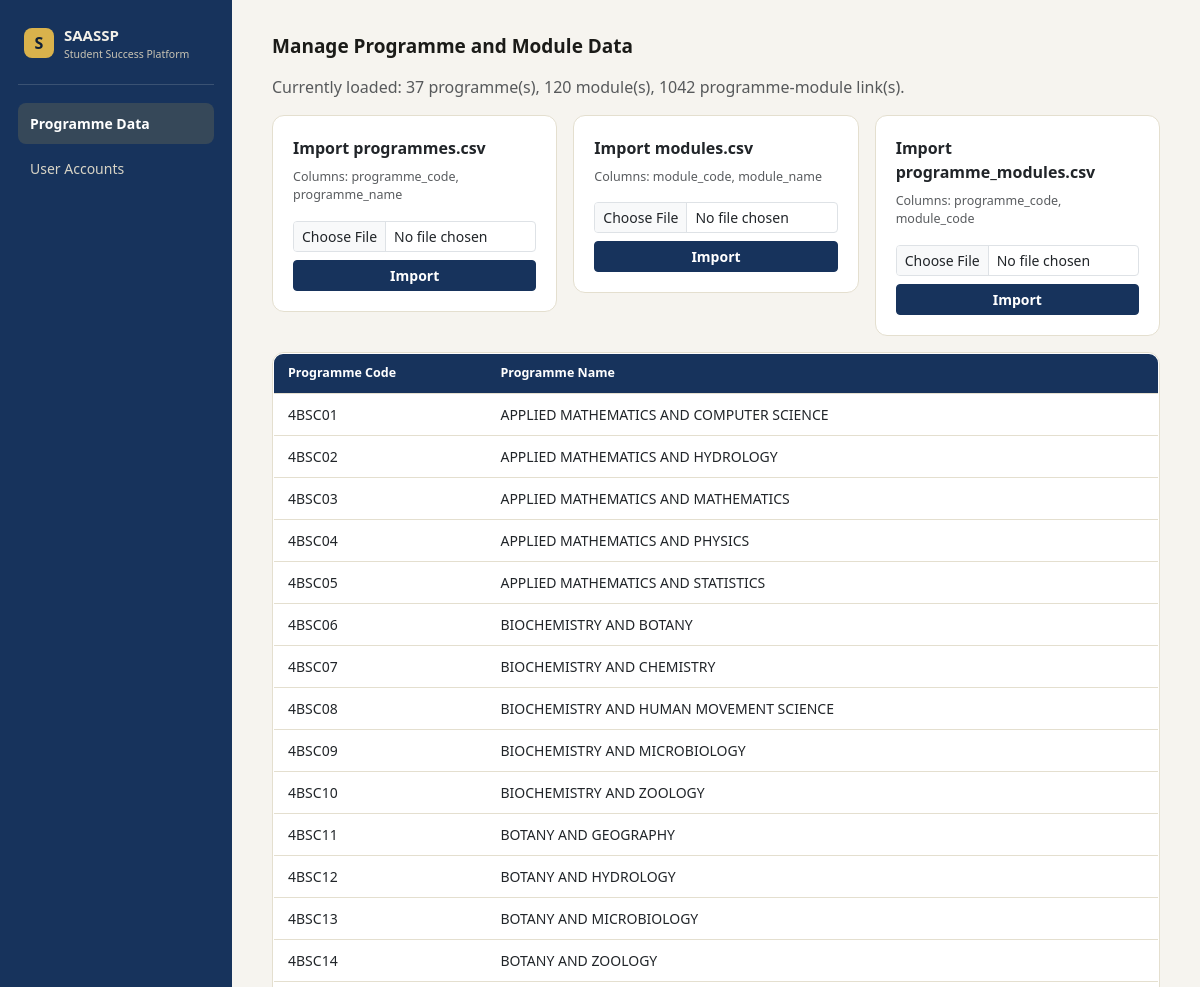
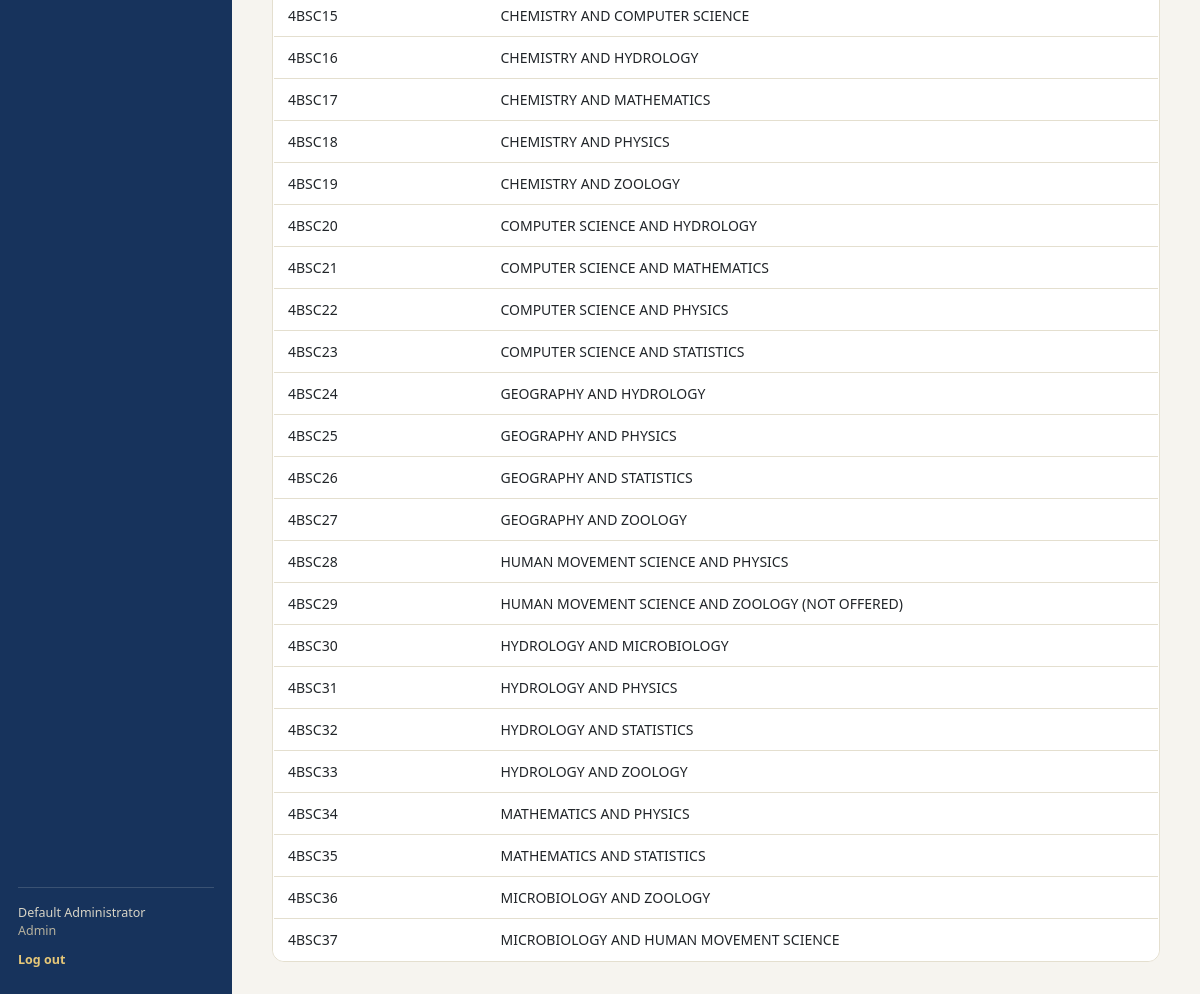
/admin/programmes (signed in), run on the app's committed database (2 pictures, top to bottom).
### app/models.py (models this page shows, shortened)
class User(db.Model, UserMixin):
    __tablename__ = "users"
    id = db.Column(db.Integer, primary_key=True)          # UserID*#^
    name = db.Column(db.String(100), nullable=False)      # Name*
    email = db.Column(db.String(100), unique=True, nullable=False)  # Email*#
    role = db.Column(db.String(20), nullable=False)       # Role*# : student|academic_staff|admin
    password_hash = db.Column(db.String(255), nullable=False)  # PasswordHash*^
    student_modules = db.relationship("StudentModule", backref="student", lazy=True,
                                       foreign_keys="StudentModule.student_id")

class Programme(db.Model):
    __tablename__ = "programmes"
    programme_code = db.Column(db.String(10), primary_key=True)  # ProgrammeCode*#
    programme_name = db.Column(db.String(150), nullable=False)   # ProgrammeName*
    modules = db.relationship("ProgrammeModule", backref="programme", lazy=True)

### app/admin.py (the view, shortened to what this page needs)
@admin_bp.route("/programmes", methods=["GET", "POST"])
@login_required
def programmes():
    _require_admin()
    programmes = Programme.query.order_by(Programme.programme_code).all()
    modules_count = Module.query.count()
    links_count = ProgrammeModule.query.count()
    return render_template("admin_programmes.html", programmes=programmes,
                            modules_count=modules_count, links_count=links_count)

### app/admin.py (called while the page is built)
def _require_admin():
    if current_user.role != "admin":
        abort(403)

### app/templates/admin_programmes.html (shortened to what this page needs)
{% extends "base.html" %}
{% block content %}
<div class="section-title">Manage Programme and Module Data</div>
<p class="text-muted">Currently loaded: {{ programmes|length }} programme(s), {{ modules_count }} module(s), {{ links_count }} programme-module link(s).</p>
<div class="row g-3">
  <div class="col-md-4">
    <div class="card">
      <div style="font-weight:700; margin-bottom:8px;">Import programmes.csv</div>
      <p class="text-muted" style="font-size:12.5px;">Columns: programme_code, programme_name</p>
      <form method="post" enctype="multipart/form-data">
        <input type="file" name="csv_file" accept=".csv" class="form-control form-control-sm mb-2" required>
        <button type="submit" class="btn btn-navy text-white btn-sm w-100">Import</button>
      </form>
    </div>
  </div>
  <div class="col-md-4">
    <div class="card">
      <div style="font-weight:700; margin-bottom:8px;">Import modules.csv</div>
      <p class="text-muted" style="font-size:12.5px;">Columns: module_code, module_name</p>
      <form method="post" enctype="multipart/form-data">
        <input type="file" name="csv_file" accept=".csv" class="form-control form-control-sm mb-2" required>
        <button type="submit" class="btn btn-navy text-white btn-sm w-100">Import</button>
      </form>
    </div>
  </div>
  <div class="col-md-4">
    <div class="card">
      <div style="font-weight:700; margin-bottom:8px;">Import programme_modules.csv</div>
      <p class="text-muted" style="font-size:12.5px;">Columns: programme_code, module_code</p>
      <form method="post" enctype="multipart/form-data">
        <input type="file" name="csv_file" accept=".csv" class="form-control form-control-sm mb-2" required>
        <button type="submit" class="btn btn-navy text-white btn-sm w-100">Import</button>
      </form>
    </div>
  </div>
</div>
<div class="card mt-3" style="padding:0; overflow:hidden;">
  <table class="saassp-table">
    <thead><tr><th>Programme Code</th><th>Programme Name</th></tr></thead>
    <tbody>
    {% for p in programmes %}
      <tr><td>{{ p.programme_code }}</td><td>{{ p.programme_name }}</td></tr>
    {% else %}
      <tr><td colspan="2" class="text-muted">No programmes loaded yet.</td></tr>
    {% endfor %}
    </tbody>
  </table>
</div>
{% endblock %}

### app/templates/base.html (shortened to what this page needs)
<!doctype html>
<html lang="en">
<head>
  <link href="https://cdn.jsdelivr.net/npm/bootstrap@5.3.3/dist/css/bootstrap.min.css" rel="stylesheet">
  <link href="{{ url_for('static', filename='css/style.css') }}" rel="stylesheet">
</head>
<body>
{% if current_user.is_authenticated %}
<div class="app-shell">
  <nav class="sidebar">
    <div class="brand">
      <div class="brand-mark">S</div>
      <div>
        <div class="brand-title">SAASSP</div>
        <div class="brand-sub">Student Success Platform</div>
      </div>
    </div>
    <div class="nav-links">
      {% if current_user.role == 'student' %}
        <a href="{{ url_for('student.dashboard') }}" class="{{ 'active' if request.endpoint == 'student.dashboard' }}">Dashboard</a>
        <a href="{{ url_for('student.select_programme') }}" class="{{ 'active' if request.endpoint in ['student.select_programme','student.select_modules'] }}">My Modules</a>
      {% elif current_user.role == 'academic_staff' %}
        <a href="{{ url_for('staff.student_list') }}" class="{{ 'active' if request.endpoint and request.endpoint.startswith('staff.') }}">Students</a>
      {% elif current_user.role == 'admin' %}
        <a href="{{ url_for('admin.programmes') }}" class="{{ 'active' if request.endpoint == 'admin.programmes' }}">Programme Data</a>
        <a href="{{ url_for('admin.users') }}" class="{{ 'active' if request.endpoint == 'admin.users' }}">User Accounts</a>
      {% endif %}
    </div>
    <div class="sidebar-footer">
      <div class="who">{{ current_user.name }}<br><span class="role-tag">{{ current_user.role.replace('_',' ') }}</span></div>
      <a href="{{ url_for('auth.logout') }}" class="logout-link">Log out</a>
    </div>
  </nav>
  <main class="content">
    {% block content %}{% endblock %}
  </main>
</div>
{% endif %}
</body>
</html>

### app/static/css/style.css (style rules this page uses)
:root { --navy: #17335C; --navy-dark: #0F2038; --gold: #D9B24C; --ivory: #F6F4EF; --card-border: #E4DFCF; --muted: #6B6656; --text: #1B1B18; --very-safe: #0F5FA6; --safe: #2E7DB8; --generally-safe: #5FA8D3; --pass-risk: #D98C2B; --danger: #C1560A; --critical: #A63603; }
body { margin: 0; font-family: 'Segoe UI', system-ui, -apple-system, sans-serif; background: var(--ivory); color: var(--text); }
.app-shell { display: flex; min-height: 100vh; }
.sidebar { width: 232px; flex: none; background: var(--navy); color: #F3F1EA; display: flex; flex-direction: column; padding: 24px 18px; }
.brand { display: flex; align-items: center; gap: 10px; padding: 0 6px 22px 6px; border-bottom: 1px solid rgba(243,241,234,0.16); margin-bottom: 18px; }
.brand-mark { width: 30px; height: 30px; border-radius: 8px; background: var(--gold); color: var(--navy-dark); font-weight: 800; display: flex; align-items: center; justify-content: center; }
.brand-title { font-weight: 800; font-size: 15px; }
.brand-sub { font-size: 10.5px; color: #C9C4B4; }
.nav-links { display: flex; flex-direction: column; gap: 4px; }
.nav-links a { color: #D8D4C6; text-decoration: none; font-weight: 500; font-size: 14px; padding: 10px 12px; border-radius: 8px; }
.nav-links a.active { background: rgba(217,178,76,0.16); color: #FFFFFF; font-weight: 700; }
.sidebar-footer { margin-top: auto; padding-top: 16px; border-top: 1px solid rgba(243,241,234,0.16); font-size: 12.5px; }
.who { color: #D8D4C6; margin-bottom: 10px; }
.role-tag { text-transform: capitalize; color: #B7B29E; }
.logout-link { color: #E7C878; text-decoration: none; font-weight: 600; }
.content { flex: 1; padding: 32px 40px; max-width: 1200px; }
.card { background: #FFFFFF; border: 1px solid var(--card-border); border-radius: 12px; padding: 20px; }
.btn-navy { background: var(--navy); border-color: var(--navy); font-weight: 700; }
.section-title { font-weight: 700; font-size: 19px; margin-bottom: 14px; }
table.saassp-table { width: 100%; border-collapse: collapse; background: #fff; border: 1px solid var(--card-border); border-radius: 10px; overflow: hidden; }
table.saassp-table th { background: var(--navy); color: #fff; text-align: left; padding: 10px 14px; font-size: 12.5px; }
table.saassp-table td { padding: 10px 14px; border-top: 1px solid var(--card-border); font-size: 14px; }

### data on the page
User: name "Default Administrator", role.replace "Admin"
Programme: programme_code "4BSC01", programme_name "APPLIED MATHEMATICS AND COMPUTER SCIENCE"
Programme: programme_code "4BSC02", programme_name "APPLIED MATHEMATICS AND HYDROLOGY"
Programme: programme_code "4BSC03", programme_name "APPLIED MATHEMATICS AND MATHEMATICS"
Programme: programme_code "4BSC04", programme_name "APPLIED MATHEMATICS AND PHYSICS"
Programme: programme_code "4BSC05", programme_name "APPLIED MATHEMATICS AND STATISTICS"
Programme: programme_code "4BSC06", programme_name "BIOCHEMISTRY AND BOTANY"
Programme: programme_code "4BSC07", programme_name "BIOCHEMISTRY AND CHEMISTRY"
Programme: programme_code "4BSC08", programme_name "BIOCHEMISTRY AND HUMAN MOVEMENT SCIENCE"
Programme: programme_code "4BSC09", programme_name "BIOCHEMISTRY AND MICROBIOLOGY"
Programme: programme_code "4BSC10", programme_name "BIOCHEMISTRY AND ZOOLOGY"
Programme: programme_code "4BSC11", programme_name "BOTANY AND GEOGRAPHY"
Programme: programme_code "4BSC12", programme_name "BOTANY AND HYDROLOGY"
Programme: programme_code "4BSC13", programme_name "BOTANY AND MICROBIOLOGY"
Programme: programme_code "4BSC14", programme_name "BOTANY AND ZOOLOGY"
Programme: programme_code "4BSC15", programme_name "CHEMISTRY AND COMPUTER SCIENCE"
Programme: programme_code "4BSC16", programme_name "CHEMISTRY AND HYDROLOGY"
Programme: programme_code "4BSC17", programme_name "CHEMISTRY AND MATHEMATICS"
Programme: programme_code "4BSC18", programme_name "CHEMISTRY AND PHYSICS"
Programme: programme_code "4BSC19", programme_name "CHEMISTRY AND ZOOLOGY"
Programme: programme_code "4BSC20", programme_name "COMPUTER SCIENCE AND HYDROLOGY"
Programme: programme_code "4BSC21", programme_name "COMPUTER SCIENCE AND MATHEMATICS"
Programme: programme_code "4BSC22", programme_name "COMPUTER SCIENCE AND PHYSICS"
Programme: programme_code "4BSC23", programme_name "COMPUTER SCIENCE AND STATISTICS"
Programme: programme_code "4BSC24", programme_name "GEOGRAPHY AND HYDROLOGY"
Programme: programme_code "4BSC25", programme_name "GEOGRAPHY AND PHYSICS"
Programme: programme_code "4BSC26", programme_name "GEOGRAPHY AND STATISTICS"
Programme: programme_code "4BSC27", programme_name "GEOGRAPHY AND ZOOLOGY"
Programme: programme_code "4BSC28", programme_name "HUMAN MOVEMENT SCIENCE AND PHYSICS"
Programme: programme_code "4BSC29", programme_name "HUMAN MOVEMENT SCIENCE AND ZOOLOGY (NOT OFFERED)"
Programme: programme_code "4BSC30", programme_name "HYDROLOGY AND MICROBIOLOGY"
Programme: programme_code "4BSC31", programme_name "HYDROLOGY AND PHYSICS"
Programme: programme_code "4BSC32", programme_name "HYDROLOGY AND STATISTICS"
Programme: programme_code "4BSC33", programme_name "HYDROLOGY AND ZOOLOGY"
Programme: programme_code "4BSC34", programme_name "MATHEMATICS AND PHYSICS"
Programme: programme_code "4BSC35", programme_name "MATHEMATICS AND STATISTICS"
Programme: programme_code "4BSC36", programme_name "MICROBIOLOGY AND ZOOLOGY"
Programme: programme_code "4BSC37", programme_name "MICROBIOLOGY AND HUMAN MOVEMENT SCIENCE"

### other printed values
{{ programmes|length }} "37"
{{ modules_count }} "120"
{{ links_count }} "1042"
